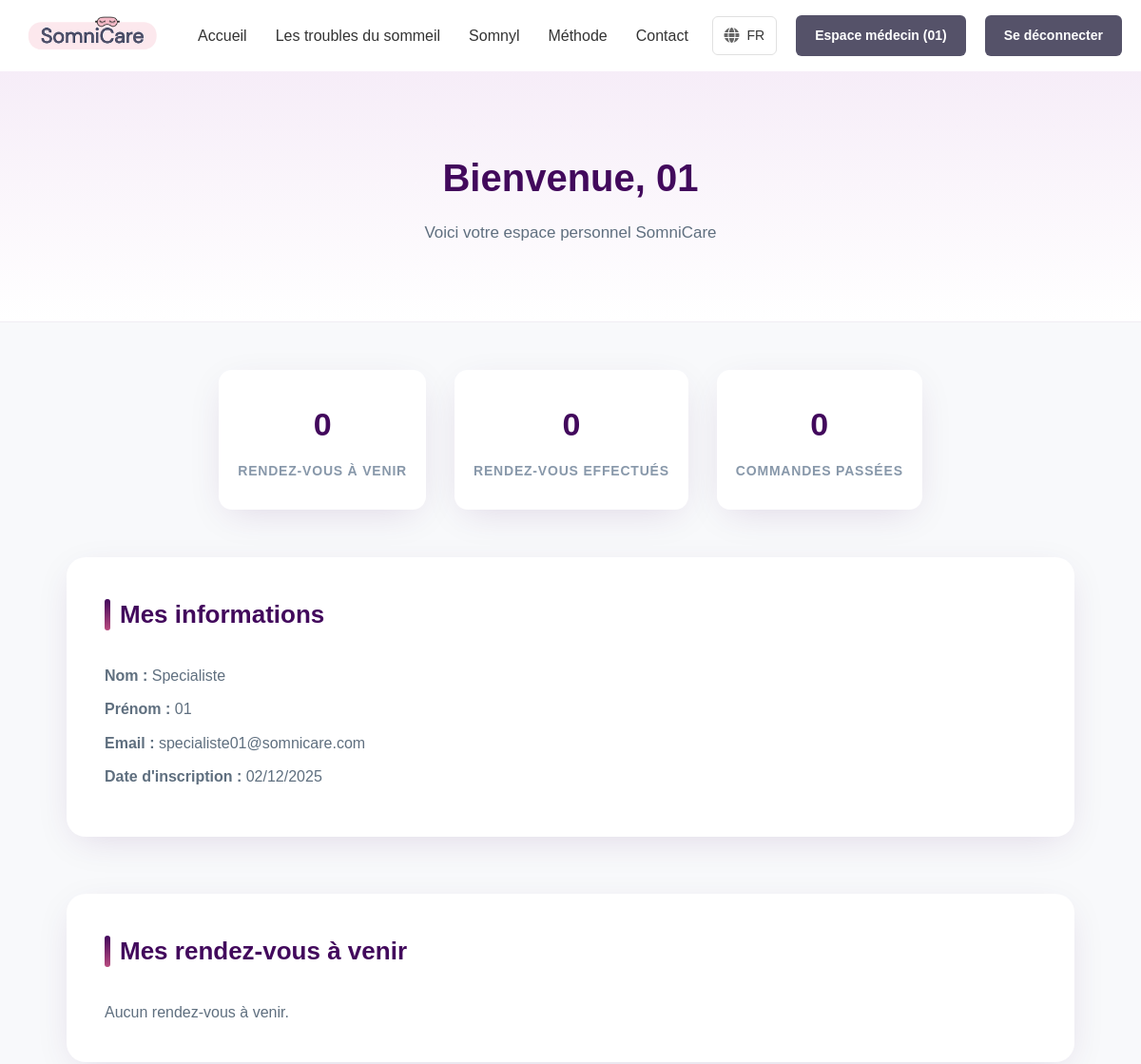
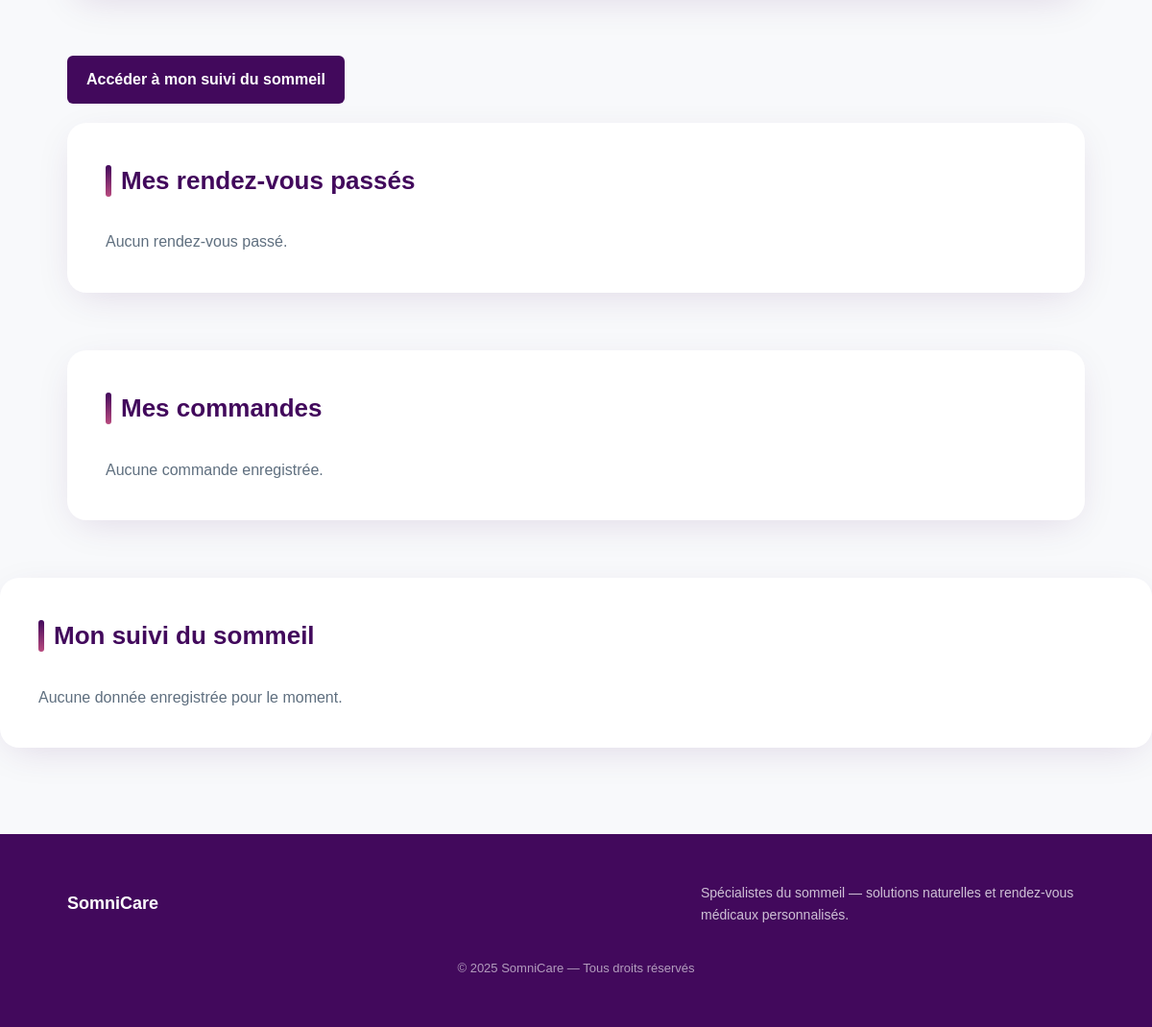
Screenshot of /Site/espace.php (signed in) with the database file from the repository (2 pictures, top to bottom).
### tables this page shows
CREATE TABLE `utilisateurs` (
  `id_utilisateur` int(11) NOT NULL,
  `nom` varchar(50) NOT NULL,
  `prenom` varchar(50) NOT NULL,
  `email` varchar(100) NOT NULL,
  `mot_de_passe` varchar(255) NOT NULL,
  `role` enum('client','specialiste','admin') NOT NULL,
  `date_creation` datetime DEFAULT CURRENT_TIMESTAMP
);

### Site/espace.php (the view, shortened to what this page needs)
<?php
$conn = new mysqli("localhost", "root", "root", "somnicare");
$id_utilisateur = $_SESSION["id_utilisateur"];
$stmt = $conn->prepare("
    SELECT nom, prenom, email,
    DATE_FORMAT(date_creation,'%d/%m/%Y') AS date_creation
    FROM utilisateurs
    WHERE id_utilisateur = ?
");
$stmt->bind_param("i", $id_utilisateur);
$stmt->execute();
$user = $stmt->get_result()->fetch_assoc();
$stmt = $conn->prepare("
    SELECT id_rdv, date_rdv, heure_rdv, statut
    FROM rendez_vous
    WHERE id_client = ? AND date_rdv >= CURDATE()
    ORDER BY date_rdv ASC
");
$stmt->bind_param("i", $id_utilisateur);
$stmt->execute();
$rdv_avenir = $stmt->get_result();
$stmt = $conn->prepare("
    SELECT id_rdv, date_rdv, heure_rdv, statut
    FROM rendez_vous
    WHERE id_client = ? AND date_rdv < CURDATE()
    ORDER BY date_rdv DESC
");
$stmt->bind_param("i", $id_utilisateur);
$stmt->execute();
$rdv_passe = $stmt->get_result();
$stmt = $conn->prepare("
    SELECT id_commande,
           DATE_FORMAT(date_commande,'%d/%m/%Y') AS date_commande,
           statut, total
    FROM commandes
    WHERE id_client = ?
    ORDER BY date_commande DESC
");
$stmt->bind_param("i", $id_utilisateur);
$stmt->execute();
$commandes = $stmt->get_result();
$nb_rdv_avenir = $conn->query("
    SELECT COUNT(*) c FROM rendez_vous
    WHERE id_client=$id_utilisateur AND date_rdv>=CURDATE()
")->fetch_assoc()["c"];
$nb_rdv_passe = $conn->query("
    SELECT COUNT(*) c FROM rendez_vous
    WHERE id_client=$id_utilisateur AND date_rdv<CURDATE()
")->fetch_assoc()["c"];
$nb_cmd = $conn->query("
    SELECT COUNT(*) c FROM commandes
    WHERE id_client=$id_utilisateur
")->fetch_assoc()["c"];
$stmt = $conn->prepare("
    SELECT
        date_nuit,
        qualite,
        reveils_nocturnes,
        commentaire,
        ROUND(
            TIMESTAMPDIFF(
                MINUTE,
                heure_coucher,
                IF(heure_lever < heure_coucher,
                   DATE_ADD(heure_lever, INTERVAL 1 DAY),
                   heure_lever)
            ) / 60, 2
        ) AS duree
    FROM suivi_sommeil
    WHERE id_patient = ?
    ORDER BY date_nuit ASC
");
$stmt->bind_param("i", $id_utilisateur);
$stmt->execute();
$nuits = $stmt->get_result()->fetch_all(MYSQLI_ASSOC);
?>
<!DOCTYPE html>
    <html lang="fr">
    <head>
        <link rel="stylesheet" href="css/base.css">
        <link rel="stylesheet" href="css/espace.css">
        <link rel="stylesheet" href="https://cdnjs.cloudflare.com/ajax/libs/font-awesome/6.0.0/css/all.min.css">
    </head>
    <body>
        <header>
    <div class="container">
        <div class="header-content">
            <div class="logo">
                <div class="logo-image">
                    <img src="images/logo.png" alt="SomniCare">
                </div>
            </div>
            <nav class="main-nav">
                <ul class="nav-links">
                    <li><a href="index.php">Accueil</a></li>
                    <li><a href="troubles-sommeil.php">Les troubles du sommeil</a></li>
                    <li><a href="somnyl.php">Somnyl</a></li>
                    <li><a href="methode.php">Méthode</a></li>
                    <li><a href="contact.php">Contact</a></li>
                </ul>
            </nav>
            <div class="header-right">
                <div class="language-selector">
                    <i class="fas fa-globe language-icon"></i>
                    <span class="language-text">FR</span>
                </div>
                <?php if (isset($_SESSION['id_utilisateur'], $_SESSION['role'])): ?>
                    <?php if ($_SESSION['role'] === 'specialiste'): ?>
                        <a href="espace_medecin.php" class="btn-identifier">
                            Espace médecin (<?= htmlspecialchars($_SESSION['prenom']) ?>)
                        </a>
                    <?php else: ?>
                        <a href="panier.php" class="btn-identifier">
                            Panier
                        </a>
                    <?php endif; ?>
                        <a href="logout.php" class="btn-logout">Se déconnecter</a>
                <?php else: ?>
                    <a href="connexion.php" class="btn-identifier">S'identifier</a>
                <?php endif; ?>
            </div>
        </div>
    </div>
</header>
        <section class="page-header">
            <div class="container">
                <h1>Bienvenue, <?php echo htmlspecialchars($user["prenom"]); ?> </h1>
                <p>Voici votre espace personnel SomniCare</p>
            </div>
        </section>
        <section class="dashboard container">
            <div class="stats">
                <div class="stat-box">
                    <h3><?php echo $nb_rdv_avenir; ?></h3>
                    <p>Rendez-vous à venir</p>
                </div>
                <div class="stat-box">
                    <h3><?php echo $nb_rdv_passe; ?></h3>
                    <p>Rendez-vous effectués</p>
                </div>
                <div class="stat-box">
                    <h3><?php echo $nb_cmd; ?></h3>
                    <p>Commandes passées</p>
                </div>
            </div>
            <div class="section">
                <h2>Mes informations</h2>
                <div class="info-box">
                    <p><strong>Nom :</strong> <?php echo htmlspecialchars($user["nom"]); ?></p>
                    <p><strong>Prénom :</strong> <?php echo htmlspecialchars($user["prenom"]); ?></p>
                    <p><strong>Email :</strong> <?php echo htmlspecialchars($user["email"]); ?></p>
                    <p><strong>Date d'inscription :</strong> <?php echo $user["date_creation"]; ?></p>
                </div>
            </div>
            <div class="section">
                <h2>Mes rendez-vous à venir</h2>
                <?php if ($rdv_avenir->num_rows > 0): ?>
                    <table>
                        <tr>
                            <th>Date</th>
                            <th>Heure</th>
                            <th>Spécialiste</th>
                            <th>Statut</th>
                            <th>Actions</th>
                        </tr>
                        <?php while ($row = $rdv_avenir->fetch_assoc()): ?>
                            <tr>
                                <td><?php echo $row["date_rdv"]; ?></td>
                                <td><?php echo substr($row["heure_rdv"], 0, 5); ?></td>
                                <td>Dr. Spécialiste 01</td>
                                <td><?php echo ucfirst($row["statut"]); ?></td>
                                <td>
                                    <a href="modifier_rdv.php?id=<?php echo $row["id_rdv"]; ?>" class="btn-table">Modifier</a>
                                    <a href="supprimer_rdv.php?id=<?php echo $row["id_rdv"]; ?>" class="btn-table danger">Supprimer</a>
                                </td>
                            </tr>
                        <?php endwhile; ?>
                    </table>
                <?php else: ?>
                    <p>Aucun rendez-vous à venir.</p>
                <?php endif; ?>
            </div>
            <div style="margin-bottom:20px;">
                <a href="suivi_sommeil.php" class="btn-primary">
                    Accéder à mon suivi du sommeil
                </a>
            </div>
            <div class="section">
                <h2>Mes rendez-vous passés</h2>
                <?php if ($rdv_passe->num_rows > 0): ?>
                    <table>
                        <tr>
                            <th>Date</th>
                            <th>Heure</th>
                            <th>Spécialiste</th>
                            <th>Statut</th>
                        </tr>
                        <?php while ($row = $rdv_passe->fetch_assoc()): ?>
                            <tr>
                                <td><?php echo $row["date_rdv"]; ?></td>
                                <td><?php echo substr($row["heure_rdv"], 0, 5); ?></td>
                                <td>Dr. Spécialiste 01</td>
                                <td><?php echo ucfirst($row["statut"]); ?></td>
                            </tr>
                        <?php endwhile; ?>
                    </table>
                <?php else: ?>
                    <p>Aucun rendez-vous passé.</p>
                <?php endif; ?>
            </div>
            <div class="section">
                <h2>Mes commandes</h2>
                <?php if ($commandes->num_rows > 0): ?>
                    <table>
                        <tr>
                            <th>ID</th>
                            <th>Date</th>
                            <th>Statut</th>
                            <th>Total</th>
                        </tr>
                        <?php while ($cmd = $commandes->fetch_assoc()): ?>
                            <tr>
                                <td>#<?php echo $cmd["id_commande"]; ?></td>
                                <td><?php echo $cmd["date_commande"]; ?></td>
                                <td><?php echo ucfirst($cmd["statut"]); ?></td>
                                <td><?php echo number_format($cmd["total"], 2, ',', ' '); ?> €</td>
                            </tr>
                        <?php endwhile; ?>
                    </table>
                <?php else: ?>
                    <p>Aucune commande enregistrée.</p>
                <?php endif; ?>
            </div>
        </section>
        <section class="section">
        <h2>Mon suivi du sommeil</h2>
        <?php if (empty($nuits)): ?>
            <p>Aucune donnée enregistrée pour le moment.</p>
        <?php endif; ?>
    </section>
        <footer>
            <div class="container">
                <div class="footer-content">
                    <div class="footer-logo">SomniCare</div>
                    <div class="footer-description">
                        Spécialistes du sommeil — solutions naturelles et rendez-vous médicaux personnalisés.
                    </div>
                </div>
                <div class="footer-copyright">
                    © 2025 SomniCare — Tous droits réservés
                </div>
            </div>
        </footer>
    </body>
</html>

### Site/css/base.css (style rules this page uses)
* { margin: 0; padding: 0; box-sizing: border-box; font-family: Arial, sans-serif; }
body { color: #333; line-height: 1.6; }
.container { max-width: 1200px; margin: 0 auto; padding: 0 20px; }
header { background-color: #fff; padding: 15px 0; box-shadow: 0 2px 10px rgba(0,0,0,0.1); }
.header-content { display: flex; justify-content: space-between; align-items: center; }
.page-header { background-color: #f8f9fa; padding: 40px 0; text-align: center; }
.page-header h1 { font-size: 36px; color: #2c3e50; }
.logo { display: flex; align-items: center; gap: 12px; }
.logo-image { width: auto; height: 45px; border-radius: 8px; display: flex; align-items: center; justify-content: center; }
.logo-image img { width: auto; height: 100%; object-fit: contain; }
.main-nav { display: flex; align-items: center; }
.nav-links { display: flex; list-style: none; gap: 30px; margin: 0; padding: 0; }
.nav-links li a { text-decoration: none; color: #333; font-size: 16px; font-weight: 500; transition: color 0.3s; padding: 8px 0; }
.header-right { display: flex; align-items: center; gap: 20px; }
.language-selector { display: flex; align-items: center; gap: 8px; padding: 8px 12px; border: 1px solid #e0e0e0; border-radius: 6px; background: white; cursor: pointer; transition: border-color 0.3s; }
.language-icon { font-size: 16px; color: #666; }
.language-text { font-size: 14px; font-weight: 500; color: #333; }
.btn-identifier { background-color: #555269; color: white; padding: 10px 20px; border-radius: 6px; text-decoration: none; font-size: 14px; font-weight: 600; transition: background-color 0.3s; }
footer { background-color: #2c3e50; color: white; padding: 40px 0; }
.footer-content { display: flex; justify-content: space-between; align-items: center; }
.footer-logo { font-size: 20px; font-weight: bold; }
.footer-description { max-width: 400px; font-size: 14px; color: #bdc3c7; }
.footer-copyright { text-align: center; margin-top: 30px; font-size: 12px; color: #bdc3c7; }
.btn-logout { background-color: #555269; color: white; padding: 10px 20px; border-radius: 6px; text-decoration: none; font-size: 14px; font-weight: 600; transition: background-color 0.3s; }

### rows the page displays
utilisateurs: prenom "01", nom "Specialiste", email "specialiste01@somnicare.com"

### other values shown
$_SESSION['prenom'] "01"
$nb_rdv_avenir "0"
$nb_rdv_passe "0"
$nb_cmd "0"
$user["date_creation"] "02/12/2025"
